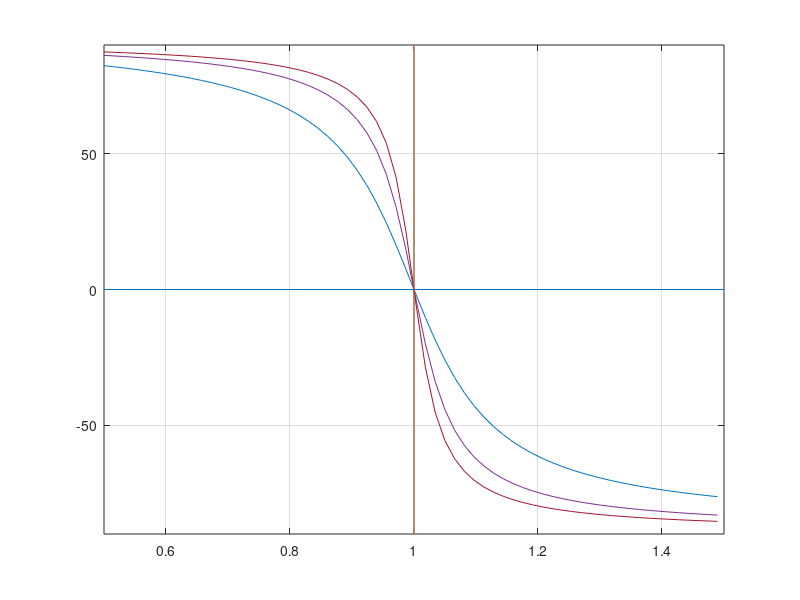

The MATLAB source for this figure:
X= 0.5:pi./200:1.5;

for Q=5:5:15;

y= -atan(Q.*(X-(1./X))).*(180./pi);

plot(X,y)
hold on

plot([0.5 1.5],[0 0])
hold on

plot([1 1],[-90 90])
hold on
end;

grid
axis ([0.5,1.5 -90, 90])
